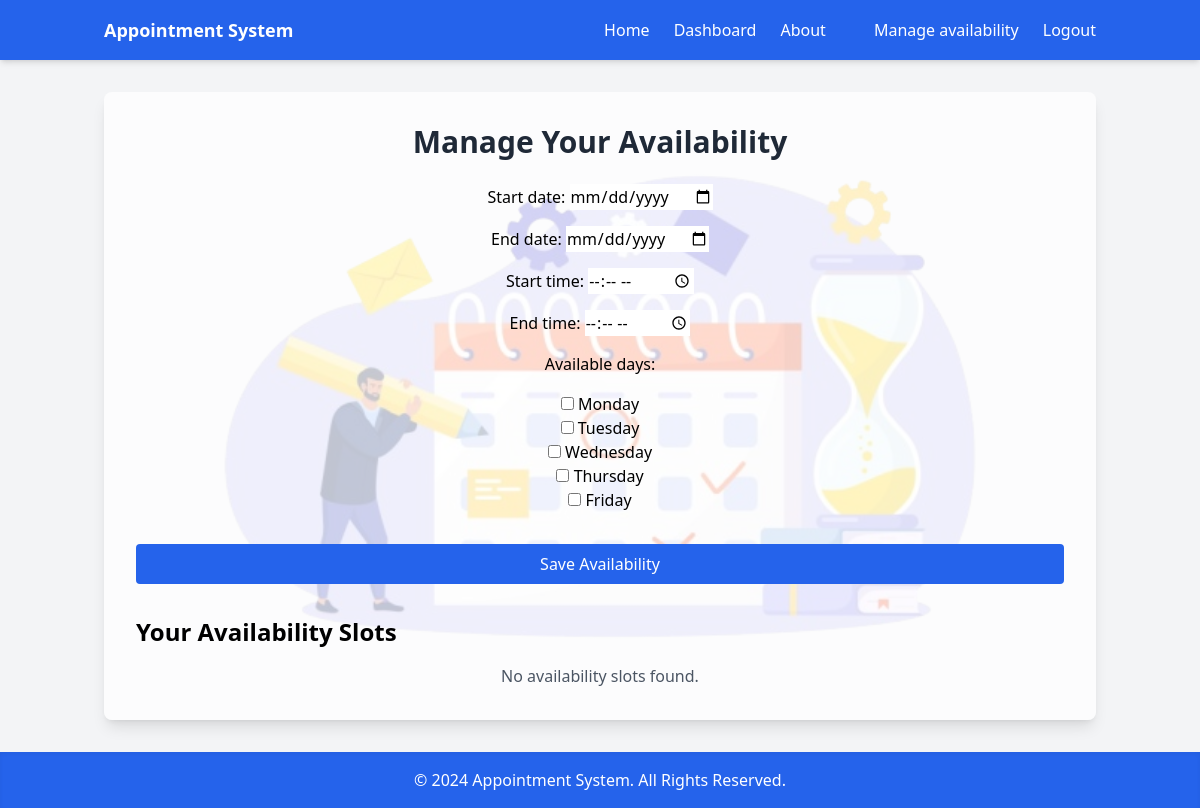
Page /appointments/manage_appointments/ (signed in) on the earlier database version.
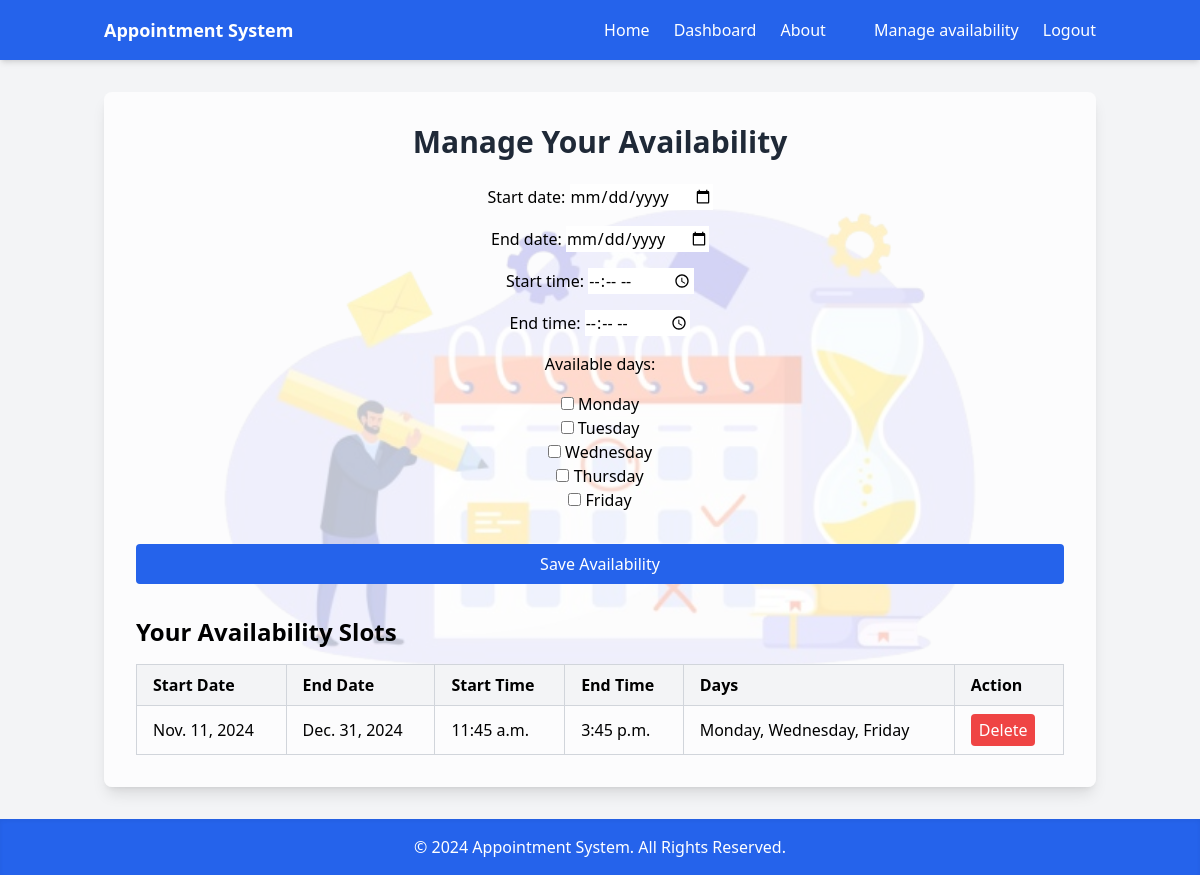
Same page on the later database version.
### appointments/models.py (models this page shows, shortened)
class Availability(models.Model):
    staff = models.ForeignKey(Staff, on_delete=models.CASCADE, null=True, blank=True)
    start_date = models.DateField()
    end_date = models.DateField()
    start_time = models.TimeField()
    end_time = models.TimeField()
    available_days = models.CharField(max_length=255, blank=True, null=True)  # Storing available days as a string
    class Meta:
        unique_together = (('staff', 'start_date', 'end_date', 'start_time', 'end_time'),)

### appointments/views/appointments.py (the view)
# urls.py: path('manage_appointments/', manage_availability_view, name='manage_availability_view'),
@login_required
def manage_availability_view(request):
    if request.method == 'POST':
        form = StaffAvailabilityForm(request.POST)
        if form.is_valid():
            availability = form.save(commit=False)
            availability.staff = request.user.staff  # Assuming user is related to Staff model
            if availability.start_time and availability.end_time and availability.start_date and availability.end_date:
                if Availability.objects.filter(
                    staff=availability.staff,
                    start_date__lte=availability.end_date,
                    end_date__gte=availability.start_date,
                    start_time__lt=availability.end_time,  # Correct time comparison
                    end_time__gt=availability.start_time   # Correct time comparison
                ).exists():
                    messages.error(request, "Availability for this date and time range already exists.")
                else:
                    availability.save()  # Save the instance
                    messages.success(request, "Your availability has been updated successfully.")
                    return redirect('manage_availability_view')  # Stay on the same page after submission
            else:
                messages.error(request, "Start date, end date, start time, and end time are required.")
    else:
        form = StaffAvailabilityForm()
    availabilities = Availability.objects.filter(staff=request.user.staff)
    for availability in availabilities:
        if isinstance(availability.available_days, str):
            availability.available_days = availability.available_days.strip('[]').replace("'", "").split(', ')
    return render(request, 'appointments/manage_availability.html', {'form': form, 'availabilities': availabilities})

### appointments/forms.py (shortened to what this page needs)
class StaffAvailabilityForm(forms.ModelForm):
    start_date = forms.DateField(
        widget=forms.DateInput(attrs={'type': 'date'}),
        required=True,
    )
    end_date = forms.DateField(
        widget=forms.DateInput(attrs={'type': 'date'}),
        required=True,
    )
    start_time = forms.TimeField(
        widget=forms.TimeInput(attrs={'type': 'time'}),
        required=True,
    )
    end_time = forms.TimeField(
        widget=forms.TimeInput(attrs={'type': 'time'}),
        required=True,
    )
    available_days = forms.MultipleChoiceField(
        choices=[
            ('Monday', 'Monday'),
            ('Tuesday', 'Tuesday'),
            ('Wednesday', 'Wednesday'),
            ('Thursday', 'Thursday'),
            ('Friday', 'Friday')
        ],
        widget=forms.CheckboxSelectMultiple,
        required=False  # Optional, depending on your logic
    )
    class Meta:
        model = Availability
        fields = ['start_date', 'end_date', 'start_time', 'end_time', 'available_days']

### appointments/templates/appointments/manage_availability.html (shortened to what this page needs)
{% extends 'appointments/base.html' %}
{% block link2 %}
<li><a href="{% url 'manage_availability_view' %}" class="hover:underline">Manage availability</a></li>
{% endblock %}
{% block link3 %}
<a href="{% url 'logout' %}" class="hover:underline">Logout</a>
{% endblock %}
{% block content %}
<div class="flex flex-col bg-contain bg-center bg-no-repeat" style="background-image: url('../../static/assest/fdsgfdArtboard-1-2048x1152-removebg-preview.png');">
    <div class="flex items-center justify-center flex-1">
        <div class="bg-white bg-opacity-75 shadow-lg rounded-lg p-8 w-full max-w-screen-lg">
            <h2 class="text-3xl font-bold mb-6 text-center text-gray-800">Manage Your Availability</h2>
            <form method="post" class="space-y-4 text-center">
                {{ form.as_p }}
                <button type="submit" class="w-full bg-blue-600 hover:bg-blue-700 text-white py-2 px-4 rounded transition duration-200">
                    Save Availability
                </button>
            </form>
            <h3 class="text-2xl font-semibold mt-8">Your Availability Slots</h3>
            {% if availabilities %}
                <div class="overflow-x-auto mt-4">
                    <table class="min-w-full table-auto text-left border-collapse border border-gray-200">
                        <thead class="bg-gray-100">
                            <tr>
                                <th class="border border-gray-300 px-4 py-2">Start Date</th>
                                <th class="border border-gray-300 px-4 py-2">End Date</th>
                                <th class="border border-gray-300 px-4 py-2">Start Time</th>
                                <th class="border border-gray-300 px-4 py-2">End Time</th>
                                <th class="border border-gray-300 px-4 py-2">Days</th>
                                <th class="border border-gray-300 px-4 py-2">Action</th>
                            </tr>
                        </thead>
                        <tbody>
                            {% for slot in availabilities %}
                            <tr class="hover:bg-gray-50">
                                <td class="border border-gray-300 px-4 py-2">{{ slot.start_date }}</td>
                                <td class="border border-gray-300 px-4 py-2">{{ slot.end_date }}</td>
                                <td class="border border-gray-300 px-4 py-2">{{ slot.start_time }}</td>
                                <td class="border border-gray-300 px-4 py-2">{{ slot.end_time }}</td>
                                <td class="border border-gray-300 px-4 py-2">{{ slot.available_days|join:", " }}</td>
                                <td class="border border-gray-300 px-4 py-2">
                                    <form action="{% url 'delete_availability' slot.id %}" method="post">
                                        <button type="submit" class="bg-red-500 hover:bg-red-700 text-white py-1 px-2 rounded transition duration-200">
                                            Delete
                                        </button>
                                    </form>
                                </td>
                            </tr>
                            {% endfor %}
                        </tbody>
                    </table>
                </div>
            {% else %}
                <p class="text-gray-600 mt-4 text-center">No availability slots found.</p>
            {% endif %}
        </div>
    </div>
</div>
{% endblock %}

Differences in the rows shown:
added Availability: start_date "Nov. 11, 2024", end_date "Dec. 31, 2024", start_time "11:45 a.m.", end_time "3:45 p.m.", available_days "Monday, Wednesday, Friday"
Other differences:
text no longer shown: "No availability slots found."
text now shown: "Start Date End Date Start Time End Time Days Action"
